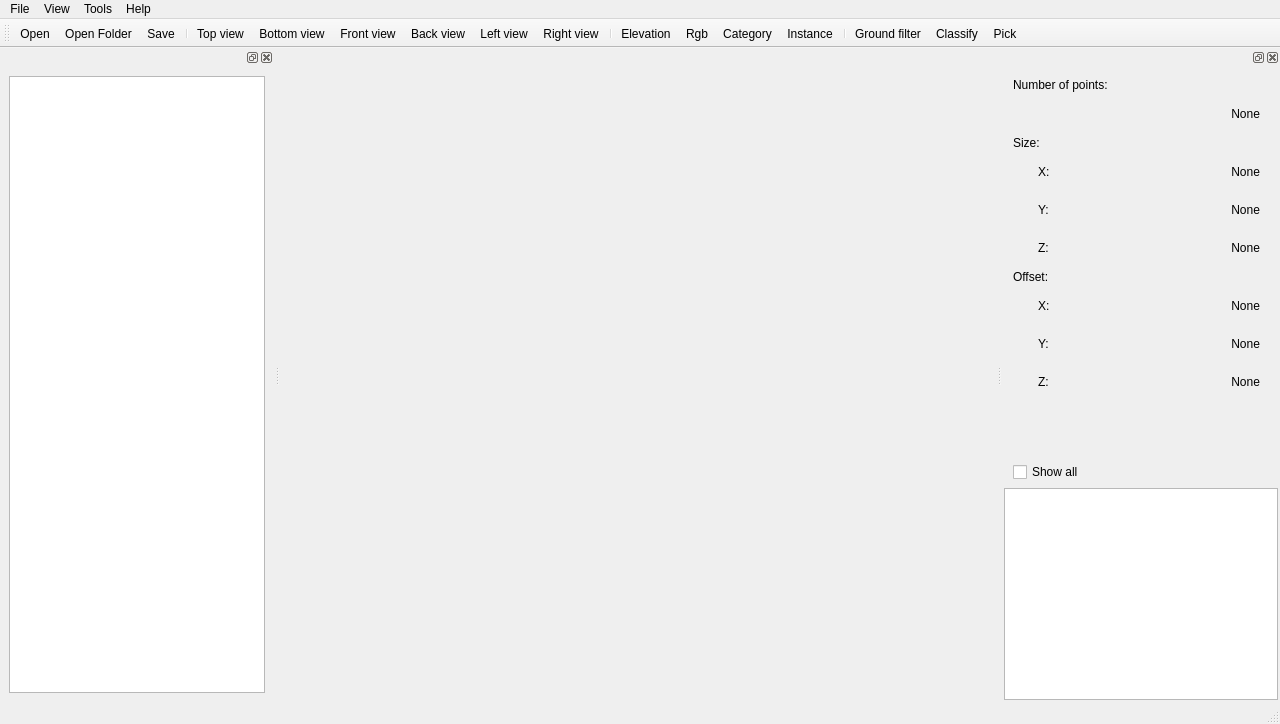
<?xml version="1.0" encoding="UTF-8"?>
<ui version="4.0">
 <class>MainWindow</class>
 <widget class="QMainWindow" name="MainWindow">
  <property name="geometry">
   <rect>
    <x>0</x>
    <y>0</y>
    <width>1280</width>
    <height>724</height>
   </rect>
  </property>
  <property name="maximumSize">
   <size>
    <width>16777215</width>
    <height>16777215</height>
   </size>
  </property>
  <property name="windowTitle">
   <string>PSAT - Point Cloud Segmentation Annotation Tool</string>
  </property>
  <widget class="QWidget" name="centralwidget"/>
  <widget class="QMenuBar" name="menubar">
   <property name="geometry">
    <rect>
     <x>0</x>
     <y>0</y>
     <width>1280</width>
     <height>17</height>
    </rect>
   </property>
   <widget class="QMenu" name="menuFile">
    <property name="title">
     <string>File</string>
    </property>
    <addaction name="actionOpen"/>
    <addaction name="actionOpenFolder"/>
    <addaction name="actionSave"/>
    <addaction name="actionSetting"/>
    <addaction name="separator"/>
    <addaction name="actionExit"/>
   </widget>
   <widget class="QMenu" name="menuView">
    <property name="title">
     <string>View</string>
    </property>
    <addaction name="actionElevation"/>
    <addaction name="actionRgb"/>
    <addaction name="actionCategory"/>
    <addaction name="actionInstance"/>
    <addaction name="separator"/>
    <addaction name="separator"/>
    <addaction name="actionPoint_size"/>
    <addaction name="actionPoint_size_2"/>
    <addaction name="actionBackground_color"/>
   </widget>
   <widget class="QMenu" name="menuHelp">
    <property name="title">
     <string>Help</string>
    </property>
    <widget class="QMenu" name="menuLanguage">
     <property name="title">
      <string>Language</string>
     </property>
     <property name="icon">
      <iconset>
       <normaloff>icons/language.png</normaloff>icons/language.png</iconset>
     </property>
     <addaction name="actionChinese"/>
     <addaction name="actionEnglish"/>
    </widget>
    <addaction name="menuLanguage"/>
    <addaction name="actionShortcut"/>
    <addaction name="actionAbout"/>
   </widget>
   <widget class="QMenu" name="menuTool">
    <property name="title">
     <string>Tools</string>
    </property>
    <addaction name="actionGround_filter"/>
    <addaction name="actionClassify"/>
    <addaction name="separator"/>
    <addaction name="actionPick"/>
    <addaction name="actionCachePick"/>
   </widget>
   <addaction name="menuFile"/>
   <addaction name="menuView"/>
   <addaction name="menuTool"/>
   <addaction name="menuHelp"/>
  </widget>
  <widget class="QStatusBar" name="statusbar"/>
  <widget class="QToolBar" name="toolBar">
   <property name="windowTitle">
    <string>toolBar</string>
   </property>
   <property name="layoutDirection">
    <enum>Qt::LeftToRight</enum>
   </property>
   <attribute name="toolBarArea">
    <enum>TopToolBarArea</enum>
   </attribute>
   <attribute name="toolBarBreak">
    <bool>false</bool>
   </attribute>
   <addaction name="actionOpen"/>
   <addaction name="actionOpenFolder"/>
   <addaction name="actionSave"/>
   <addaction name="separator"/>
   <addaction name="actionTop_view"/>
   <addaction name="actionBottom_view"/>
   <addaction name="actionFront_view"/>
   <addaction name="actionBack_view"/>
   <addaction name="actionLeft_view"/>
   <addaction name="actionRight_view"/>
   <addaction name="separator"/>
   <addaction name="actionElevation"/>
   <addaction name="actionRgb"/>
   <addaction name="actionCategory"/>
   <addaction name="actionInstance"/>
   <addaction name="separator"/>
   <addaction name="actionGround_filter"/>
   <addaction name="actionClassify"/>
   <addaction name="actionPick"/>
  </widget>
  <widget class="QDockWidget" name="dockWidget">
   <property name="minimumSize">
    <size>
     <width>278</width>
     <height>645</height>
    </size>
   </property>
   <property name="maximumSize">
    <size>
     <width>800</width>
     <height>524287</height>
    </size>
   </property>
   <property name="windowTitle">
    <string/>
   </property>
   <attribute name="dockWidgetArea">
    <number>2</number>
   </attribute>
   <widget class="QWidget" name="dockWidgetContents">
    <layout class="QVBoxLayout" name="verticalLayout">
     <property name="leftMargin">
      <number>2</number>
     </property>
     <property name="topMargin">
      <number>2</number>
     </property>
     <property name="rightMargin">
      <number>2</number>
     </property>
     <property name="bottomMargin">
      <number>2</number>
     </property>
     <item>
      <widget class="QWidget" name="info_widget" native="true">
       <layout class="QVBoxLayout" name="verticalLayout_2">
        <item>
         <widget class="QLabel" name="label">
          <property name="text">
           <string>Number of points:</string>
          </property>
         </widget>
        </item>
        <item>
         <widget class="QWidget" name="widget" native="true">
          <layout class="QHBoxLayout" name="horizontalLayout">
           <item>
            <widget class="QLabel" name="label_num_point">
             <property name="text">
              <string>None</string>
             </property>
             <property name="alignment">
              <set>Qt::AlignRight|Qt::AlignTrailing|Qt::AlignVCenter</set>
             </property>
            </widget>
           </item>
          </layout>
         </widget>
        </item>
        <item>
         <widget class="QLabel" name="label_2">
          <property name="text">
           <string>Size:</string>
          </property>
         </widget>
        </item>
        <item>
         <widget class="QWidget" name="widget_2" native="true">
          <layout class="QHBoxLayout" name="horizontalLayout_2">
           <property name="leftMargin">
            <number>25</number>
           </property>
           <item>
            <widget class="QLabel" name="label_5">
             <property name="text">
              <string>X:</string>
             </property>
            </widget>
           </item>
           <item>
            <widget class="QLabel" name="label_size_x">
             <property name="text">
              <string>None</string>
             </property>
             <property name="alignment">
              <set>Qt::AlignRight|Qt::AlignTrailing|Qt::AlignVCenter</set>
             </property>
            </widget>
           </item>
          </layout>
         </widget>
        </item>
        <item>
         <widget class="QWidget" name="widget_3" native="true">
          <layout class="QHBoxLayout" name="horizontalLayout_3">
           <property name="leftMargin">
            <number>25</number>
           </property>
           <item>
            <widget class="QLabel" name="label_4">
             <property name="text">
              <string>Y:</string>
             </property>
            </widget>
           </item>
           <item>
            <widget class="QLabel" name="label_size_y">
             <property name="text">
              <string>None</string>
             </property>
             <property name="alignment">
              <set>Qt::AlignRight|Qt::AlignTrailing|Qt::AlignVCenter</set>
             </property>
            </widget>
           </item>
          </layout>
         </widget>
        </item>
        <item>
         <widget class="QWidget" name="widget_4" native="true">
          <layout class="QHBoxLayout" name="horizontalLayout_4">
           <property name="leftMargin">
            <number>25</number>
           </property>
           <item>
            <widget class="QLabel" name="label_6">
             <property name="text">
              <string>Z:</string>
             </property>
            </widget>
           </item>
           <item>
            <widget class="QLabel" name="label_size_z">
             <property name="text">
              <string>None</string>
             </property>
             <property name="alignment">
              <set>Qt::AlignRight|Qt::AlignTrailing|Qt::AlignVCenter</set>
             </property>
            </widget>
           </item>
          </layout>
         </widget>
        </item>
        <item>
         <widget class="QLabel" name="label_3">
          <property name="text">
           <string>Offset:</string>
          </property>
         </widget>
        </item>
        <item>
         <widget class="QWidget" name="widget_5" native="true">
          <layout class="QHBoxLayout" name="horizontalLayout_5">
           <property name="leftMargin">
            <number>25</number>
           </property>
           <item>
            <widget class="QLabel" name="label_9">
             <property name="text">
              <string>X:</string>
             </property>
            </widget>
           </item>
           <item>
            <widget class="QLabel" name="label_offset_x">
             <property name="text">
              <string>None</string>
             </property>
             <property name="alignment">
              <set>Qt::AlignRight|Qt::AlignTrailing|Qt::AlignVCenter</set>
             </property>
            </widget>
           </item>
          </layout>
         </widget>
        </item>
        <item>
         <widget class="QWidget" name="widget_6" native="true">
          <layout class="QHBoxLayout" name="horizontalLayout_6">
           <property name="leftMargin">
            <number>25</number>
           </property>
           <item>
            <widget class="QLabel" name="label_10">
             <property name="text">
              <string>Y:</string>
             </property>
            </widget>
           </item>
           <item>
            <widget class="QLabel" name="label_offset_y">
             <property name="text">
              <string>None</string>
             </property>
             <property name="alignment">
              <set>Qt::AlignRight|Qt::AlignTrailing|Qt::AlignVCenter</set>
             </property>
            </widget>
           </item>
          </layout>
         </widget>
        </item>
        <item>
         <widget class="QWidget" name="widget_7" native="true">
          <layout class="QHBoxLayout" name="horizontalLayout_7">
           <property name="leftMargin">
            <number>25</number>
           </property>
           <item>
            <widget class="QLabel" name="label_12">
             <property name="text">
              <string>Z:</string>
             </property>
            </widget>
           </item>
           <item>
            <widget class="QLabel" name="label_offset_z">
             <property name="text">
              <string>None</string>
             </property>
             <property name="alignment">
              <set>Qt::AlignRight|Qt::AlignTrailing|Qt::AlignVCenter</set>
             </property>
            </widget>
           </item>
          </layout>
         </widget>
        </item>
        <item>
         <spacer name="verticalSpacer">
          <property name="orientation">
           <enum>Qt::Vertical</enum>
          </property>
          <property name="sizeHint" stdset="0">
           <size>
            <width>20</width>
            <height>40</height>
           </size>
          </property>
         </spacer>
        </item>
       </layout>
      </widget>
     </item>
     <item>
      <widget class="QWidget" name="label_widget" native="true">
       <layout class="QVBoxLayout" name="verticalLayout_3">
        <property name="leftMargin">
         <number>0</number>
        </property>
        <property name="topMargin">
         <number>0</number>
        </property>
        <property name="rightMargin">
         <number>0</number>
        </property>
        <property name="bottomMargin">
         <number>0</number>
        </property>
        <item>
         <widget class="QWidget" name="widget_8" native="true">
          <layout class="QHBoxLayout" name="horizontalLayout_8">
           <property name="bottomMargin">
            <number>0</number>
           </property>
           <item>
            <widget class="QCheckBox" name="checkBox_showall">
             <property name="text">
              <string>Show all</string>
             </property>
            </widget>
           </item>
          </layout>
         </widget>
        </item>
        <item>
         <widget class="QListWidget" name="label_listWidget"/>
        </item>
       </layout>
      </widget>
     </item>
    </layout>
   </widget>
  </widget>
  <widget class="QDockWidget" name="dockWidget_files">
   <attribute name="dockWidgetArea">
    <number>1</number>
   </attribute>
   <widget class="QWidget" name="dockWidgetContents_2">
    <layout class="QVBoxLayout" name="verticalLayout_4">
     <item>
      <widget class="QListWidget" name="listWidget_files"/>
     </item>
    </layout>
   </widget>
  </widget>
  <action name="actionOpen">
   <property name="icon">
    <iconset resource="../icons.qrc">
     <normaloff>:/icons/ui/icons/close.png</normaloff>:/icons/ui/icons/close.png</iconset>
   </property>
   <property name="text">
    <string>Open</string>
   </property>
   <property name="shortcut">
    <string>W</string>
   </property>
  </action>
  <action name="actionClose">
   <property name="icon">
    <iconset resource="../icons.qrc">
     <normaloff>:/icons/ui/icons/close.png</normaloff>:/icons/ui/icons/close.png</iconset>
   </property>
   <property name="text">
    <string>Close</string>
   </property>
  </action>
  <action name="actionExit">
   <property name="icon">
    <iconset resource="../icons.qrc">
     <normaloff>:/icons/ui/icons/exit.png</normaloff>:/icons/ui/icons/exit.png</iconset>
   </property>
   <property name="text">
    <string>Exit</string>
   </property>
  </action>
  <action name="actionPoint_size">
   <property name="icon">
    <iconset resource="../icons.qrc">
     <normaloff>:/icons/ui/icons/point+.png</normaloff>:/icons/ui/icons/point+.png</iconset>
   </property>
   <property name="text">
    <string>Point size +</string>
   </property>
   <property name="shortcut">
    <string>=</string>
   </property>
  </action>
  <action name="actionPoint_size_2">
   <property name="icon">
    <iconset resource="../icons.qrc">
     <normaloff>:/icons/ui/icons/point-.png</normaloff>:/icons/ui/icons/point-.png</iconset>
   </property>
   <property name="text">
    <string>Point size -</string>
   </property>
   <property name="shortcut">
    <string>-</string>
   </property>
  </action>
  <action name="actionTop_view">
   <property name="icon">
    <iconset resource="../icons.qrc">
     <normaloff>:/icons/ui/icons/topview.png</normaloff>:/icons/ui/icons/topview.png</iconset>
   </property>
   <property name="text">
    <string>Top view</string>
   </property>
   <property name="shortcut">
    <string>T</string>
   </property>
  </action>
  <action name="actionBottom_view">
   <property name="icon">
    <iconset resource="../icons.qrc">
     <normaloff>:/icons/ui/icons/bottomview.png</normaloff>:/icons/ui/icons/bottomview.png</iconset>
   </property>
   <property name="text">
    <string>Bottom view</string>
   </property>
  </action>
  <action name="actionFront_view">
   <property name="icon">
    <iconset resource="../icons.qrc">
     <normaloff>:/icons/ui/icons/frontview.png</normaloff>:/icons/ui/icons/frontview.png</iconset>
   </property>
   <property name="text">
    <string>Front view</string>
   </property>
   <property name="shortcut">
    <string>F</string>
   </property>
  </action>
  <action name="actionBack_view">
   <property name="icon">
    <iconset resource="../icons.qrc">
     <normaloff>:/icons/ui/icons/backview.png</normaloff>:/icons/ui/icons/backview.png</iconset>
   </property>
   <property name="text">
    <string>Back view</string>
   </property>
  </action>
  <action name="actionLeft_view">
   <property name="icon">
    <iconset resource="../icons.qrc">
     <normaloff>:/icons/ui/icons/leftview.png</normaloff>:/icons/ui/icons/leftview.png</iconset>
   </property>
   <property name="text">
    <string>Left view</string>
   </property>
  </action>
  <action name="actionRight_view">
   <property name="icon">
    <iconset resource="../icons.qrc">
     <normaloff>:/icons/ui/icons/rightview.png</normaloff>:/icons/ui/icons/rightview.png</iconset>
   </property>
   <property name="text">
    <string>Right view</string>
   </property>
   <property name="shortcut">
    <string>R</string>
   </property>
  </action>
  <action name="actionBackground_color">
   <property name="icon">
    <iconset resource="../icons.qrc">
     <normaloff>:/icons/ui/icons/背景颜色_background-color.svg</normaloff>:/icons/ui/icons/背景颜色_background-color.svg</iconset>
   </property>
   <property name="text">
    <string>Background color</string>
   </property>
  </action>
  <action name="actionElevation">
   <property name="icon">
    <iconset resource="../icons.qrc">
     <normaloff>:/icons/ui/icons/等高线_21_21.png</normaloff>:/icons/ui/icons/等高线_21_21.png</iconset>
   </property>
   <property name="text">
    <string>Elevation</string>
   </property>
   <property name="shortcut">
    <string>1</string>
   </property>
  </action>
  <action name="actionRgb">
   <property name="icon">
    <iconset resource="../icons.qrc">
     <normaloff>:/icons/ui/icons/RGB.png</normaloff>:/icons/ui/icons/RGB.png</iconset>
   </property>
   <property name="text">
    <string>Rgb</string>
   </property>
   <property name="shortcut">
    <string>2</string>
   </property>
  </action>
  <action name="actionCategory">
   <property name="icon">
    <iconset resource="../icons.qrc">
     <normaloff>:/icons/ui/icons/semantic.png</normaloff>:/icons/ui/icons/semantic.png</iconset>
   </property>
   <property name="text">
    <string>Category</string>
   </property>
   <property name="toolTip">
    <string>Category</string>
   </property>
   <property name="shortcut">
    <string>3</string>
   </property>
  </action>
  <action name="actionInstance">
   <property name="icon">
    <iconset resource="../icons.qrc">
     <normaloff>:/icons/ui/icons/instance.png</normaloff>:/icons/ui/icons/instance.png</iconset>
   </property>
   <property name="text">
    <string>Instance</string>
   </property>
   <property name="shortcut">
    <string>4</string>
   </property>
  </action>
  <action name="actionGround_filter">
   <property name="icon">
    <iconset resource="../icons.qrc">
     <normaloff>:/icons/ui/icons/ground21.png</normaloff>:/icons/ui/icons/ground21.png</iconset>
   </property>
   <property name="text">
    <string>Ground filter</string>
   </property>
  </action>
  <action name="actionClassify">
   <property name="icon">
    <iconset resource="../icons.qrc">
     <normaloff>:/icons/ui/icons/classify-21.png</normaloff>:/icons/ui/icons/classify-21.png</iconset>
   </property>
   <property name="text">
    <string>Classify</string>
   </property>
  </action>
  <action name="actionPick">
   <property name="icon">
    <iconset resource="../icons.qrc">
     <normaloff>:/icons/ui/icons/polygon.png</normaloff>:/icons/ui/icons/polygon.png</iconset>
   </property>
   <property name="text">
    <string>Pick</string>
   </property>
   <property name="shortcut">
    <string>C</string>
   </property>
  </action>
  <action name="actionSetting">
   <property name="icon">
    <iconset resource="../icons.qrc">
     <normaloff>:/icons/ui/icons/setting.png</normaloff>:/icons/ui/icons/setting.png</iconset>
   </property>
   <property name="text">
    <string>Setting</string>
   </property>
  </action>
  <action name="actionCachePick">
   <property name="text">
    <string>Cache pick</string>
   </property>
   <property name="shortcut">
    <string>Esc</string>
   </property>
  </action>
  <action name="actionSave">
   <property name="icon">
    <iconset resource="../icons.qrc">
     <normaloff>:/icons/ui/icons/save.png</normaloff>:/icons/ui/icons/save.png</iconset>
   </property>
   <property name="text">
    <string>Save</string>
   </property>
   <property name="shortcut">
    <string>S</string>
   </property>
  </action>
  <action name="actionShortcut">
   <property name="icon">
    <iconset resource="../icons.qrc">
     <normaloff>:/icons/ui/icons/keyboard.png</normaloff>:/icons/ui/icons/keyboard.png</iconset>
   </property>
   <property name="text">
    <string>Shortcut</string>
   </property>
  </action>
  <action name="actionAbout">
   <property name="icon">
    <iconset resource="../icons.qrc">
     <normaloff>:/icons/ui/icons/about.png</normaloff>:/icons/ui/icons/about.png</iconset>
   </property>
   <property name="text">
    <string>About</string>
   </property>
  </action>
  <action name="actionEnglish">
   <property name="checkable">
    <bool>true</bool>
   </property>
   <property name="text">
    <string>English</string>
   </property>
  </action>
  <action name="actionChinese">
   <property name="checkable">
    <bool>true</bool>
   </property>
   <property name="text">
    <string>中文</string>
   </property>
  </action>
  <action name="actionOpenFolder">
   <property name="icon">
    <iconset resource="../icons.qrc">
     <normaloff>:/icons/ui/icons/open.png</normaloff>:/icons/ui/icons/open.png</iconset>
   </property>
   <property name="text">
    <string>Open Folder</string>
   </property>
  </action>
 </widget>
 <resources>
  <include location="../icons.qrc"/>
 </resources>
 <connections/>
</ui>
